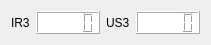
           <widget class="QWidget" name="horizontalLayoutWidget_7">
            <property name="geometry">
             <rect>
              <x>530</x>
              <y>240</y>
              <width>201</width>
              <height>28</height>
             </rect>
            </property>
            <layout class="QHBoxLayout" name="horizontalLayout_47">
             <property name="spacing">
              <number>6</number>
             </property>
             <property name="sizeConstraint">
              <enum>QLayout::SetDefaultConstraint</enum>
             </property>
             <item>
              <widget class="QLabel" name="label_34">
               <property name="text">
                <string>IR3</string>
               </property>
              </widget>
             </item>
             <item>
              <widget class="QLCDNumber" name="ir3LcdNumber">
               <property name="styleSheet">
                <string notr="true">background-color: rgb(255, 255, 255);</string>
               </property>
              </widget>
             </item>
             <item>
              <widget class="QLabel" name="label_35">
               <property name="text">
                <string>US3</string>
               </property>
              </widget>
             </item>
             <item>
              <widget class="QLCDNumber" name="us3LcdNumber">
               <property name="styleSheet">
                <string notr="true">background-color: rgb(255, 255, 255);</string>
               </property>
              </widget>
             </item>
            </layout>
           </widget>
